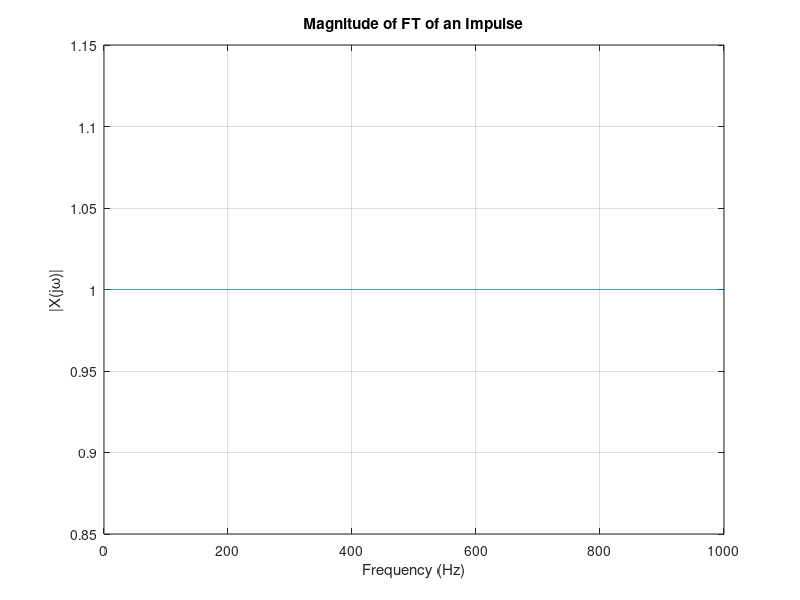

Write MATLAB code to recreate this figure.
clc;
clear all;
close all;

% Part b
% Define parameters for the signal
T = 2;
Fs = 1000;      % Sampling frequency, Hz
dt = 1/Fs;      % Sampling Period, s
t = -5:dt:5;    % Time vector
N = T * Fs;     % Number of samples

% Impulse Signal
impulse = round(N/2);
x = zeros(1, N);
x(impulse) = 1;

% Magnitude
mag = abs(fft(x));

% Frequency vector
f = (0:N-1) * (Fs/N);

% Plotting the Magnitude Spectrum
plot(f, mag);
title('Magnitude of FT of an Impulse');
xlabel('Frequency (Hz)');
ylabel('|X(jω)|');
grid on;


